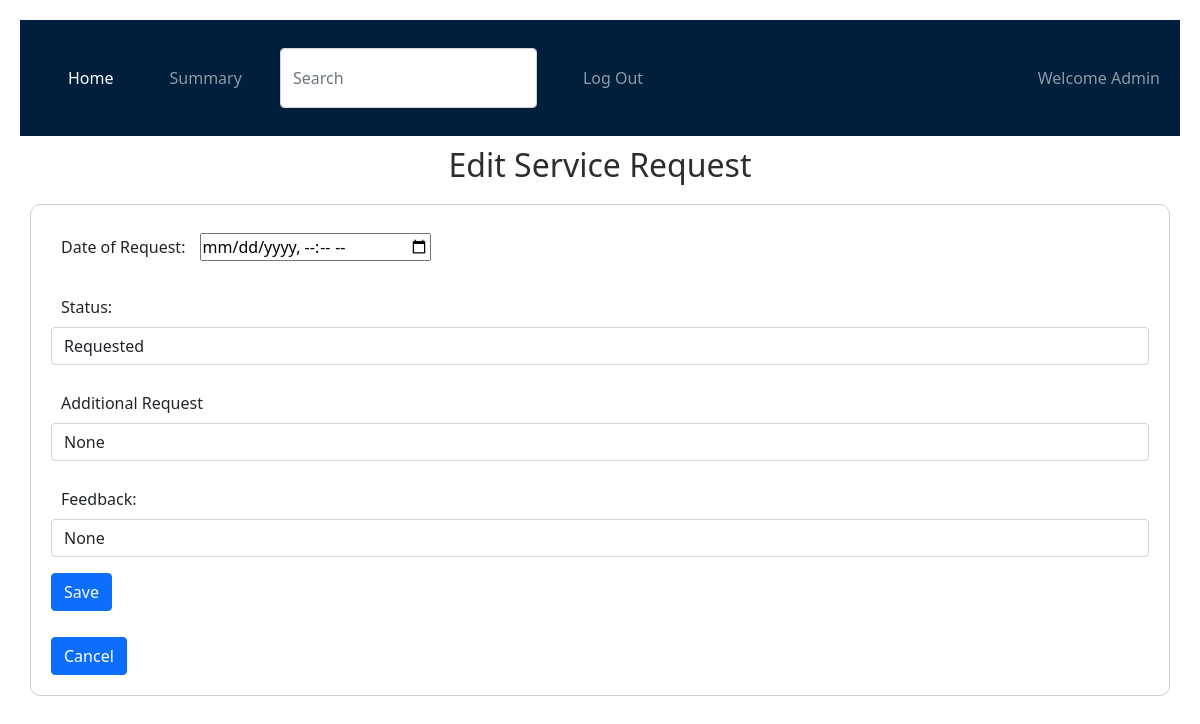
Page /edit_request/1/Admin on the committed database.
### backend/models.py (models this page shows)
class Service_Request(db.Model):
	__tablename__="service_request"
	id=db.Column(db.Integer,primary_key=True)
	service_name=db.Column(db.String,nullable=False)
	service_id=db.Column(db.Integer,db.ForeignKey("service.id"),nullable=False)
	customer_id=db.Column(db.Integer,db.ForeignKey("user.id"),nullable=False)
	professional_id=db.Column(db.Integer,db.ForeignKey("professional.id"),nullable=False)
	dor=db.Column(db.DateTime,nullable=False)
	doc=db.Column(db.DateTime)
	status=db.Column(db.String,default="Requested")
	additional_request=db.Column(db.String)
	feedback=db.Column(db.String)

### backend/controllers.py (the view, shortened to what this page needs)
@app.route("/edit_request/<id>/<name>",methods=["GET","POST"])
def edit_request(id,name):
    v=get_service_request(id)
    return render_template("edit_request.html",service_request=v,name=name)

### backend/controllers.py (called while the page is built)
def get_service_request(id):
    service_requests=Service_Request.query.filter_by(id=id).first()
    return service_requests

### templates/edit_request.html
{% extends "cust_layout.html" %}
{% block content  %}
  {% if service_request %}
        <h2 class="center">Edit Service Request</h2>
          <form action="/edit_request/{{service_request.id}}/{{name}}" method="POST">
            <div class="input_form">
                <div class="mb-3">
                <label for="dor">Date of Request:</label>
                <input type="datetime-local" id="dor" name="dor" value={{service_request.dor}}>
            </div>
                <div class="mb-3">
                    <label for="status" class="form-label">Status:</label>
                    <input type="text" name="status"  class="form-control" id="status" value="{{service_request.status}}">
                </div>
                <div class="mb-3">
                    <label for="additional_request" class="form-label">Additional Request</label>
                    <input type="text" class="form-control" name="additional_request" id="additional_request" value="{{service_request.additional_request}}">
                </div>
                <div class="mb-3">
                    <label for="feedback" class="form-label">Feedback:</label>
                    <input type="feedback" class="form-control" name="feedback" id="feedback" value="{{service_request.feedback}}">
                </div>
                <div class="mb-3">
                    <button type="submit" class="btn btn-primary">Save</button>
                </div>
                <a href="/cust_dashboard/{{name}}" type="button" class="btn btn-primary">Cancel</a>
            </div>
          </form>
          {% endif %}
{%endblock%}

### static/styles/main.css (style rules this page uses)
* { margin: 10px; }
.input_form { border: 1px solid #d1d1d1; height: auto; width:auto; margin: 10px; margin-top: 20px; padding: 10px; border-radius: 10px; font-size: 16px; text-align: justify; }
.center { text-align: center; margin: auto; color: #2d2d2d; display: flex; justify-content: center; align-items: center; margin-top: auto; margin-bottom: auto; }
body { font-family: Arial, sans-serif; margin: 20px; text-align: center; }

### rows in the picture
Service_Request: status "Requested", additional_request "None", feedback "None"

### other values in the picture
{{ name }} "Admin"
